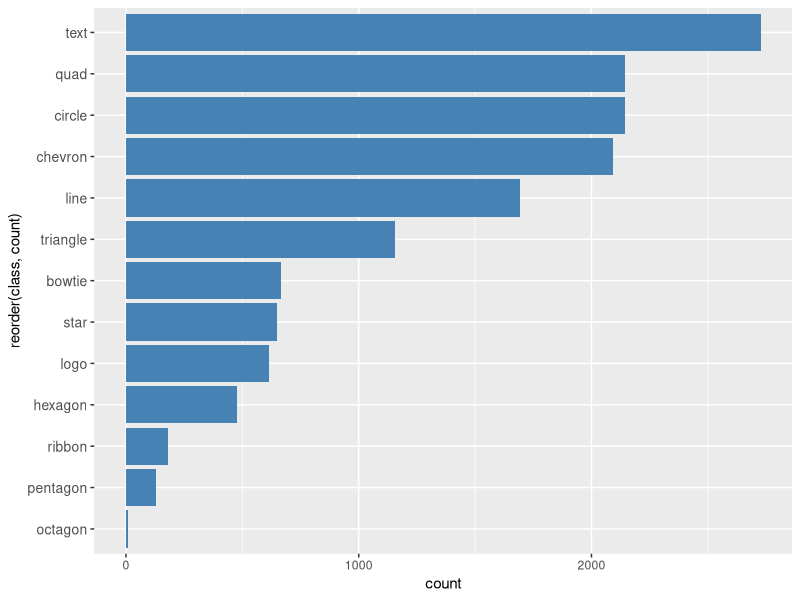

Generate this figure with R:
## ---- chunk 1
#| label: fig-class-distribution
#| fig-cap: "Number of annotations per class"
#| lightbox: true
#| fig-attr: 'style="transform: translateY(-80px);"'

library(ggplot2)
library(tidyverse)

df <- data.frame(
  # class = c(
  #   "quadrilateral", "line", "circle", "logo", "hexagon",
  #   "polygon", "star", "chevron", "ribbon", "bowtie",
  #   "pentagon", "triangle", "heel", "octagon",
  #   "rectangle", "text"
  # ),
  # count = c(
  #   2134, 1692, 2143, 616, 478,
  #   12, 647, 2094, 180, 666,
  #   131, 1154, 2, 10,
  #   4, 2727
  # )
  class = c(
    "quad", "line", "circle", "logo", "hexagon",
     "star", "chevron", "ribbon", "bowtie",
    "pentagon", "triangle", "octagon",
     "text"
  ),
  count = c(
    2146, 1692, 2143, 616, 478,
     647, 2094, 180, 666,
    131, 1154, 10,
    2727
  )
)
df <- df %>% arrange(desc(count))
df %>% 
  ggplot() +
  geom_col(aes(y=reorder(class, count), x=count), fill="steelblue") +
  theme(
    axis.text.y = element_text(size=10),
    plot.title = element_text(size = 18, hjust = 0.5)
  )
# +
#   labs(title = "Number of Annotations per Class",
#        y = "Class")
